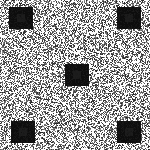
#> input picture loc_e.bmp, 150 x 150 px
$ python hist.py
#> lines starting #> are read from the running program, lines starting #| are printed output that depends on the picture
from PIL import Image, ImageDraw
import numpy as np
import matplotlib.pyplot as plt
image = Image.open('loc_e.bmp')
#> image is the input picture: PIL image 150x150 L; min 13, max 255, mean 157.1
draw = ImageDraw.Draw(image)
width = image.size[0]
#> width = 150
height = image.size[1]
#> height = 150
pix = image.load()
s = []
for i in range(width):
    for j in range(height):
        s.append(pix[i, j])
#> after the loop, s = 22500 items
plt.hist(s, bins = 255)
plt.show()
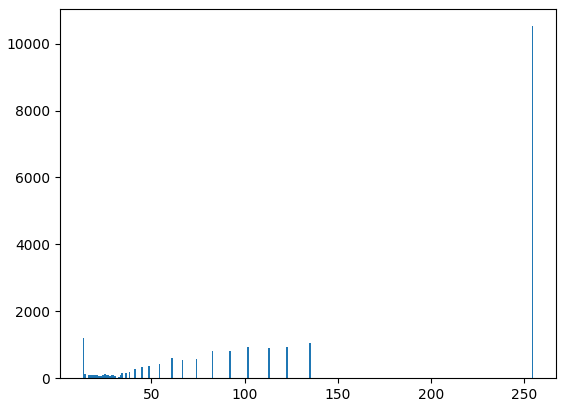
#> figure drawn by matplotlib, 1 panel; tallest bar 10522 high, from x = 254.1 to 255

$ run again, with loc_n.bmp copied over loc_e.bmp
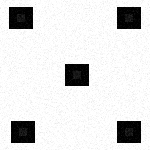
#> input picture loc_n.bmp, 150 x 150 px
#> image is the input picture: PIL image 150x150 L; min 0, max 255, mean 223
#> after the loop `for i in range(width):`: s = 22500 items
#> `plt.show()`:
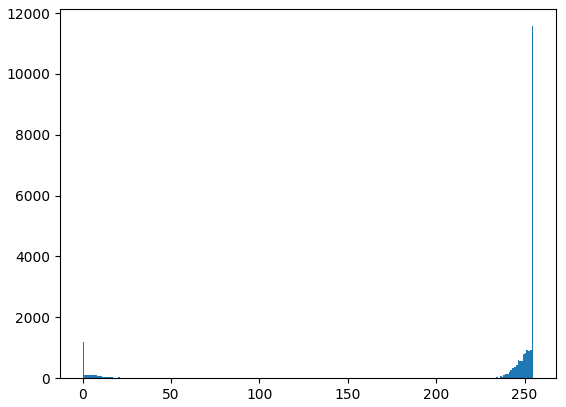
#> figure drawn by matplotlib, 1 panel; tallest bar 11568 high, from x = 254 to 255
